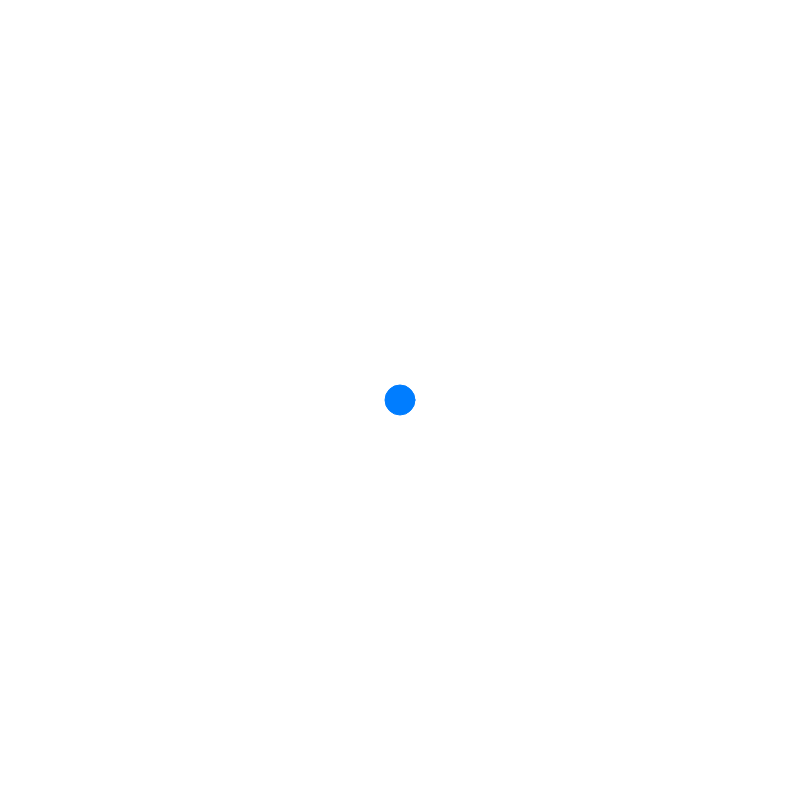
Frame 1 (no input)
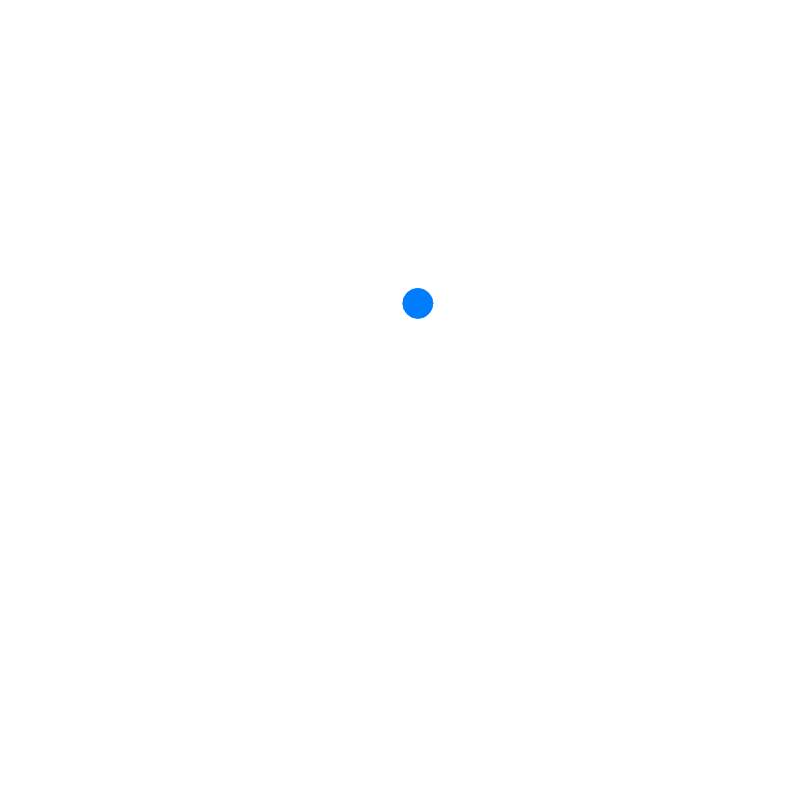
Frame 60 (no input)
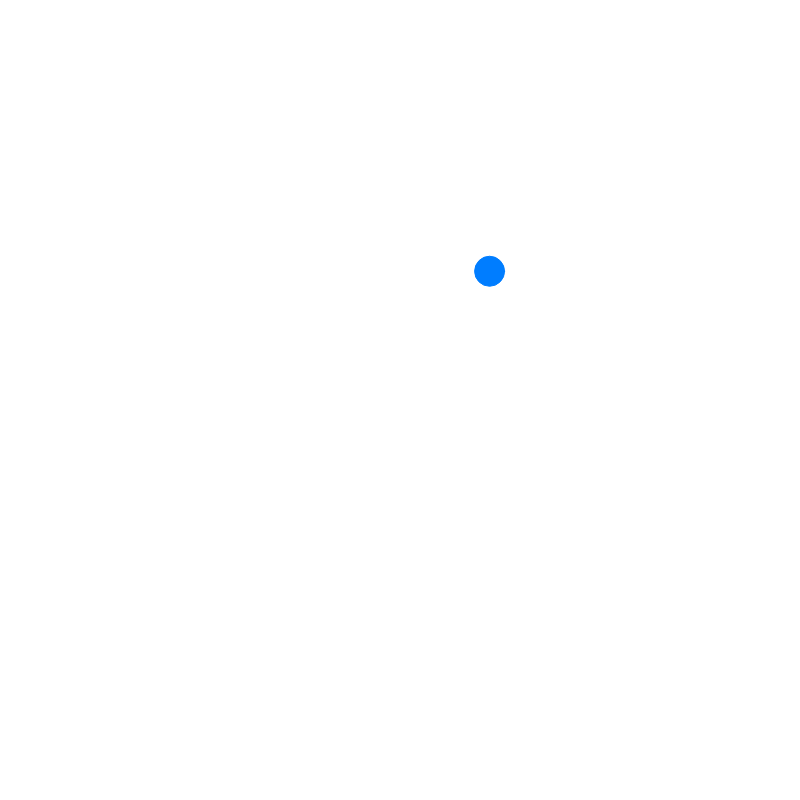
Frame 120 (the mouse pressed at the canvas centre since frame 60)

The p5.js sketch that drew these frames (run headless with seeded random() and noise() and a simulated clock; from frame 60 on, the mouse is pressed at the canvas centre):

// p5.js sketch
// ── sketch.js
l = 800
w = 800

function setup() {
  createCanvas(l, w);
  moisty = new towel();
}

function draw() {
  background(255);
  if (moisty.dead == false) {
    moisty.show()
    moisty.move()
  }
  
  if (moisty.x + moisty.w < 0 || moisty.x - moisty.w > w || 
      moisty.y + moisty.l < 0 || moisty.y - moisty.l > l) {
    
      text("heck yeah brother", l / 2, w / 2)
      moisty.dead = true
    }
  
}

function towel() {
  this.x = 400
  this.y = 400
  this.vx = random(-2, 2)
  this.vy = random(-2, 2)
  this.w = 30
  this.l = 30
  this.dead = false
  
  
  
  this.show = function() {
    stroke(0, 125, 255)
    fill(0, 125, 255)
    strokeWeight(1)
    ellipse(this.x, this.y, this.w, this.l)
  }
  
  this.move = function() {
  this.x += this.vx
  this.y += this.vy
  
  this.vx = this.vx + random(-1, 1)
  this.vy = this.vy + random(-1, 1)
    
  if (this.vx >= 6 || this.vx <= -6) {
    this.vx = 0
  }
    
  if (this.vy >= 6 || this.vy <= -6) {
    this.vy = 0
  }
  
  }
}  
